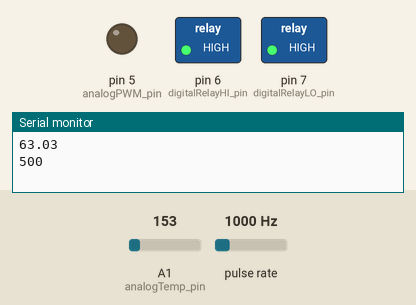
This sketch was run on a simulated Arduino Uno, built with avr-gcc and run on an emulated ATmega328P. On the bench: switched loads named in the sketch (green lamp = pin HIGH), output pins drawn as LEDs (lit = HIGH), the last lines printed to the serial monitor. Wiring (inferred from the names in the program): pulse sensor: data pin 3. Dashed ring = blinking. The inputs (shaded band) are chosen by the test bench; at power-on: A1 (analogTemp_pin) = 153, pulse rate 1000 Hz.

Above: at 1.2 s.
1.3 s: A1 (analogTemp_pin) set to 181
At 2.6 s:
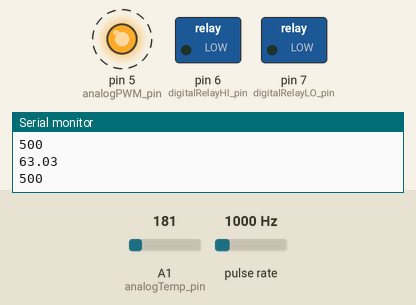
5.4 s: A1 (analogTemp_pin) set to 191
At 6.9 s:
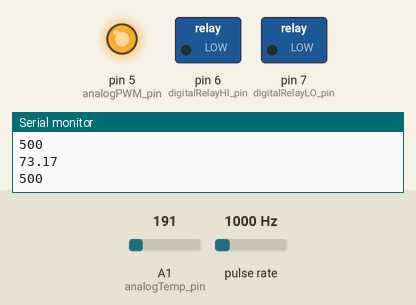
7.5 s: A1 (analogTemp_pin) set to 175
At 8.5 s:
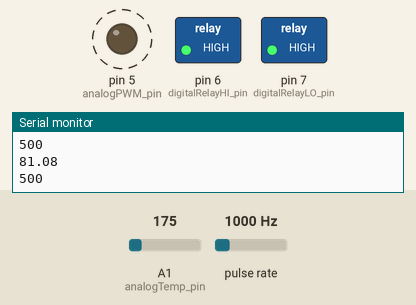
11.6 s: A1 (analogTemp_pin) set to 165
At 12.9 s:
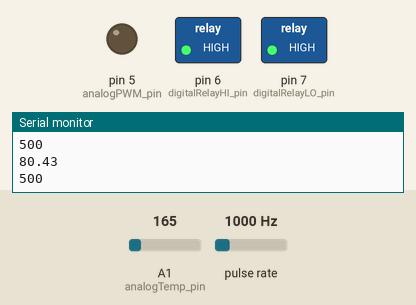
Timing chart, 0 to 14.5 s (numbered marks = the images above; inputs shaded):
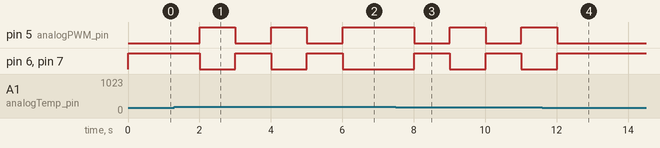

The sketch:

temp_acquisition.ino
```cpp
// Includes
#include <TimeLib.h>

// Variables
int analogTemp_pin = A1;          // ADC pin connected to variable output of the temp. sensor
int analogPWM_pin = 5;            // PWM output pin used to drive fan commutator/speed
int counterRPM_pin = 3;           // Digital pin connected to tachometer of the fan.
int digitalRelayHI_pin = 6;       // Discrete used to toggle relay HI line on or off
int digitalRelayLO_pin = 7;       // Discrete used to toggle relay LO line on or off
float excitation_voltage = 4.5;   // Excitation voltage across temp. sensor
float temp_offset_fan_on = 12.0;  // When the fan is on, excitation voltage increases, changing the temp measurement.
bool  fan_on = false;             // Flag used to determine when fan is on or off
float offset = 0.5;               // Offset value from tmp36 datasheet
float sensor_factor = 1024.0;     // Analog voltage range is linearly proportional from 0 to 1023 with 0=0v, 1023=excitation voltage - map raw value to voltage range.
float map_percent = 100.0;        // Percentage range
float c_factor = (9.0/5.0);       // Factor used to convert Celsius to Fahrenheit
float f_constant = 32.0;          // Constant factor added to Celsius to Fahrenheit conversion.
const int data_columns = 2;       // Number of types of data
const int data_rows = 6;          // Total number of data points taken per type of data.
float max_temp = 80;              // Maximum temperature that will represent 100% duty cycle to drive fan
float min_temp = 76;              // Minimum temperature that will represent 0% duty cycle to drive fan
float temp_range;                 // Variable used to calculate the range in which pwm duty cycle % will be mappped to.
const int pwm_max_bits = 255;     // 255=100% : 0=0% duty cycle for Arduino analogWrite() API call
int   count_risingEdges = 0;      // Counter used to keep up with rising edge ticks for rpm calculation.
int   rpm;                        // Variable used to convert electrical pulses to revolutions per minute for the fan.


// Initialization function
void setup() {
  // Initialize serial port for testing/debugging
  Serial.begin(115200);  // Initialize the serial port with specific baud rate
  pinMode(analogPWM_pin, OUTPUT);                                 // Setup analog pin to "output" mode in order to drive pwm signals
  pinMode(counterRPM_pin, INPUT);                                 // Setup RPM analog input line
  pinMode(digitalRelayHI_pin, OUTPUT);                            // Setup discrete line to "output" mode to drive HI/LO states
  pinMode(digitalRelayLO_pin, OUTPUT);                            // Setup discrete line to "output" mode to drive HI/LO states
  attachInterrupt(digitalPinToInterrupt(counterRPM_pin), get_rpm, RISING);// Register a callback function for when a global interrupt is triggered.
}

// Callback function that will increment to count every tick from rising edge - this will calculate the rpm.
void get_rpm(){
  count_risingEdges++;
}

// Main loop to perform operations and grab data from sensor(s)
void loop() {
  // Embedded loop that will run indefinitely
  while(true) {
    temp_range = max_temp-min_temp;                               // Grab range for pwm % duty cycle to be mapped to temperature.
    int raw_bitValue = analogRead(analogTemp_pin);                // Read raw bit values from ADC
    float miliVoltage_range = raw_bitValue * excitation_voltage;  // Convert raw bit values to excitation voltage percentage
    float miliVoltage = miliVoltage_range / sensor_factor;        // Map excitation percentage to degree/voltage range of temp. sensor
    float Celsius = (miliVoltage - offset) * map_percent;         // Map milivoltage to Celsius
    float Fahrenheit = (Celsius * c_factor) + f_constant;         // Convert Celsius to Fahrenheit

    // if the fan is ON, account for increase in excitation voltage used in temperature calculation.
    if (fan_on){
      Fahrenheit = Fahrenheit - temp_offset_fan_on;
    }

     // Save output to write to serial port
    float tempValue = Fahrenheit;                                 // Buffer used to store values

    // If the temp from sensor is between our range of interest, set fan pwm accordingly
    if ((Fahrenheit < max_temp) && (Fahrenheit > min_temp)){
      fan_on = true;                                              // Indicate that the fan is on.
      digitalWrite(digitalRelayHI_pin, LOW);                      // Turn relay HI line ON - allows power to fan.
      digitalWrite(digitalRelayLO_pin, LOW);                      // Turn relay LO line ON
      float pwm_percent = (Fahrenheit - min_temp)/temp_range;     // Map pwm percentage relative to °F range
      int pwm_bit_range = (int)(pwm_max_bits*pwm_percent);        // Set bit range for pwm - round to nearest integer
      analogWrite(analogPWM_pin, pwm_bit_range);                  // Sets the pwm duty cycle - frequency is roughly ~490hz.
    }
    else{
      if (Fahrenheit > max_temp){  // If temp is higher than max_temp, drive fan at 100% - - polarity is inverse
        fan_on = true;                                            // Indicate that the fan is ON
        digitalWrite(digitalRelayHI_pin, LOW);                    // Turn relay HI line ON - allows power to fan.
        digitalWrite(digitalRelayLO_pin, LOW);                    // Turn relay LO line ON
        analogWrite(analogPWM_pin, pwm_max_bits);                 // Sets the pwm duty cycle to max %
      }
      else{  // If temp is lower than min_temp, turn fan off - polarity is inverse
        fan_on = false;                                           // Indicate that the fan is off
        digitalWrite(digitalRelayHI_pin, HIGH);                   // Turn relay HI line OFF - turn power off to fan.
        digitalWrite(digitalRelayLO_pin, HIGH);                   // Turn relay LO line OFF
        analogWrite(analogPWM_pin, 0);                            // Sets the pwm duty cycle to 0%
      }
    }

    count_risingEdges = 0;                                        // Reset counter for rpm calculation.
    sei();                                                        // Trigger the global interrupts
    delay(1000);                                                  // Delay loop by milisecond(s) interval to determine rpm.
    cli();                                                        // End the global interrupts
    rpm = count_risingEdges/2;                                  // Each rising edge represents half of a rotation.

    // Write data to serial port for database thread to record
    Serial.println(tempValue);
    Serial.println(rpm);
  }
}
```

Measured:
- the behaviour switches between 169 and 170 on A1 (analogTemp_pin) (found by bisection; images 0 and 1)
- after the input at 1.3 s, pin 5 (analogPWM_pin), pin 6 (digitalRelayHI_pin), pin 7 (digitalRelayLO_pin): alternates HIGH for 1.0 s and LOW for 1.0 s, starting after 0.70 s
- after the input at 5.4 s, pin 5 (analogPWM_pin): goes on until 6.0 s, then stays HIGH; pin 6 (digitalRelayHI_pin), pin 7 (digitalRelayLO_pin): goes on until 6.0 s, then stays LOW
- after the input at 7.5 s, pin 5 (analogPWM_pin), pin 6 (digitalRelayHI_pin), pin 7 (digitalRelayLO_pin): alternates HIGH for 1.0 s and LOW for 1.0 s, starting after 0.51 s
- after the input at 11.6 s, pin 5 (analogPWM_pin): goes on until 12.0 s, then stays LOW; pin 6 (digitalRelayHI_pin), pin 7 (digitalRelayLO_pin): goes on until 12.0 s, then stays HIGH
